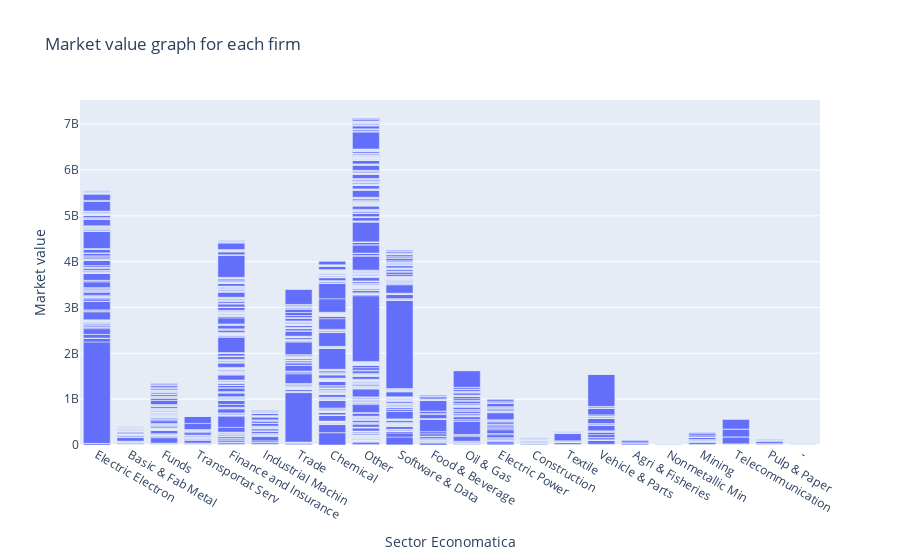

The notebook cell this image was saved under:
### Markdown cell above
**LOOKING AT THE DATA THAT WE GOT AND TAKING A LOOK ON THE GRAPH, THE MARKET VALUES ARE A LOT MORE DIFFERENT THAN THE BOOK VALUES... FROM MY VIEW, ALL VALUES ARE HIGHER AND THERE'S MORE DISPERSION BETWEEN THE MARKET VALUES**

### Code cell
px.bar(us_2022_q2, x = 'Sector\nEconomatica', y = 'Market value', title="Market value graph for each firm")

### Figure 1 — Plotly figure (JSON) as saved in the notebook; plotly's stock layout.template omitted (floating-point values rounded to 4 significant figures; data arrays with more than 128 entries replaced by an {"elided": "..."} marker saying what was removed)
{"data": [{"alignmentgroup": "True", "hovertemplate": "Sector\nEconomatica=%{x}<br>Market value=%{y}<extra></extra>", "legendgroup": "", "marker": {"color": "#636efa", "pattern": {"shape": ""}}, "name": "", "offsetgroup": "", "orientation": "v", "showlegend": false, "textposition": "auto", "type": "bar", "x": {"elided": "3600 str values"}, "xaxis": "x", "y": {"elided": "3600 float values"}, "yaxis": "y"}], "layout": {"barmode": "relative", "legend": {"tracegroupgap": 0}, "title": {"text": "Market value graph for each firm"}, "xaxis": {"anchor": "y", "domain": [0, 1], "title": {"text": "Sector\nEconomatica"}}, "yaxis": {"anchor": "x", "domain": [0, 1], "title": {"text": "Market value"}}}}
